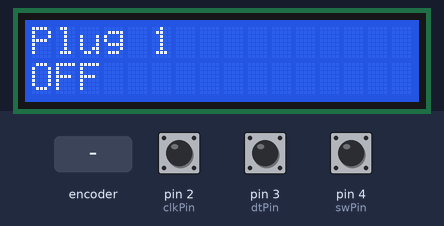
Bench run of a sketch on a simulated Arduino Uno, built with avr-gcc and run on an emulated ATmega328P. Shown: 16×2 character LCD. The test bench sets the inputs (shaded band); at power-on: pin 4 (swPin) HIGH, pin 2 (clkPin) HIGH, pin 3 (dtPin) HIGH.

Above: at 1.2 s.
1.3 s: pin 4 (swPin) pulled LOW for 1 s
At 3.7 s:
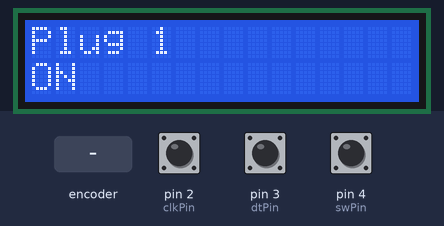
4.2 s: rotary encoder on pin 2 (clkPin) / pin 3 (dtPin) turned 2 steps (second pin leading)
At 5.2 s:
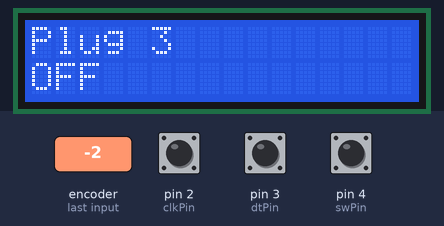
6.1 s: pin 4 (swPin) pulled LOW for 0.15 s
At 7.6 s:
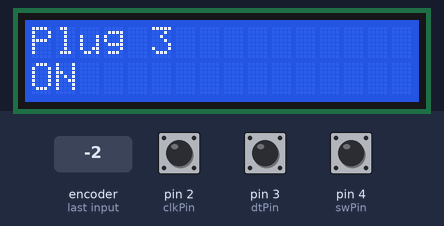
8.0 s: rotary encoder on pin 2 (clkPin) / pin 3 (dtPin) turned 2 steps (second pin leading)
At 9.5 s:
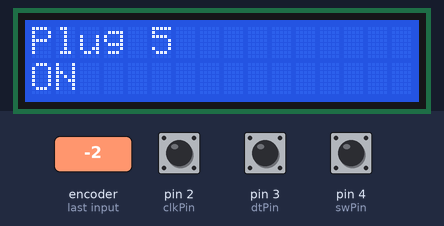
9.9 s: pin 4 (swPin) pulled LOW for 3.2 s
At 10.66 s:
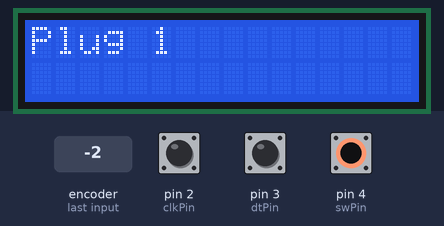
Timing chart, 0 to 12.9 s (numbered marks = the images above; inputs shaded):
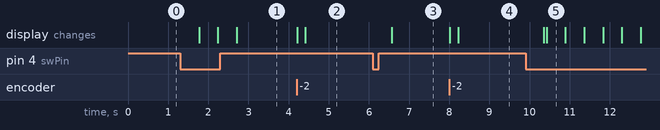

Measured:
- after the input at 1.3 s, the display: changes after 0.47 s (image 1)
- after the input at 4.2 s, the display: first changes at once (image 2 shows a later state)
- after the input at 6.1 s, the display: changes after 0.47 s (image 3)
- after the input at 8.0 s, the display: first changes at once (image 4 shows a later state)
- after the input at 9.9 s, the display: first changes after 0.45 s (image 5 shows a later state)
- what the display in image 5 shows lasts 0.5 s, from 10.4 s to 10.9 s

The sketch:

IOT_plug_testing-receiver.ino
```cpp
/*
  Based on the SendDemo example from the RC Switch library
  https://github.com/sui77/rc-switch/
*/

#include <RCSwitch.h>
#include <Wire.h>
#include <LiquidCrystal_I2C.h>

LiquidCrystal_I2C lcd(0x3F, 16, 2);
RCSwitch mySwitch = RCSwitch();

const int clkPin = 2;
const int dtPin = 3;
const int swPin = 4;
int plugNumber = 1;
bool state[5] = {false, false, false, false, false};
int previousChange = 0;

void setup() {
  Serial.begin(9600);

  // Transmitter is connected to Arduino Pin #10
  mySwitch.enableTransmit(10);

  // Optional set pulse length.
  mySwitch.setPulseLength(154);

  // Optional set protocol (default is 1, will work for most outlets)
  mySwitch.setProtocol(1);

  // Optional set number of transmission repetitions.
  // mySwitch.setRepeatTransmit(15);

  lcd.init();
  lcd.backlight();
  lcd.setCursor(0,0);
  lcd.print("Plug ");
  lcd.print(plugNumber);
  pinMode(clkPin, INPUT);
  pinMode(dtPin, INPUT);
  pinMode(swPin, INPUT);
  digitalWrite(swPin, HIGH);
}

void loop() {

  const int norm = 0;

  int change = getEncoderTurn();

  if(norm != change) lcd.clear();

  plugNumber = plugNumber + change;
  if(plugNumber >= 6) plugNumber = 5;
  else if(plugNumber <= 0) plugNumber = 1;

  if(digitalRead(swPin) == LOW)
  {
    if(state[plugNumber] == true) state[plugNumber] = false;
    else state[plugNumber] = true;

    controlPlugs(plugNumber, state[plugNumber]);

    lcd.clear();
    lcd.setCursor(0,0);
    lcd.print("Plug ");
    lcd.print(plugNumber);

  }

  lcd.setCursor(0,0);
  lcd.print("Plug ");
  lcd.print(plugNumber);
  lcd.setCursor(0,1);

  if(state[plugNumber] == false) {
    lcd.print("OFF");
  }
  else {
    lcd.print("ON");
  }


}

int getEncoderTurn(void)
{
  static int oldA = HIGH; //set the oldA as HIGH
  static int oldB = HIGH; //set the oldB as HIGH
  int result = 0;
  int newA = digitalRead(dtPin);//read the value of clkPin to newA
  int newB = digitalRead(clkPin);//read the value of dtPin to newB
  if (newA != oldA || newB != oldB) //if the value of clkPin or the dtPin has changed
  {
    // something has changed
    if (oldA == HIGH && newA == LOW)
    {
      result = (oldB * 2 - 1);
    }
  }
  oldA = newA;
  oldB = newB;
  return result;
}

int controlPlugs(int plugnum, bool state) {
  switch(plugnum) {
    case 1:
    if(state == 1) mySwitch.send("110111001001001101001100");
    else mySwitch.send("110111001001001101000100");
    break;
    case 2:
    if(state == 1) mySwitch.send("110111001001001101001010");
    else mySwitch.send("110111001001001101000010");
    break;
    case 3:
    if(state == 1) mySwitch.send("110111001001001101001001");
    else mySwitch.send("110111001001001101000001");
    break;
    case 4:
    if(state == 1) mySwitch.send("110111001001001101001101");
    else mySwitch.send("110111001001001101000101");
    break;
    case 5:
    if(state == 1) mySwitch.send("110111001001001101001011");
    else mySwitch.send("110111001001001101000011");
    break;
    default:
    break;
  }

}
```
